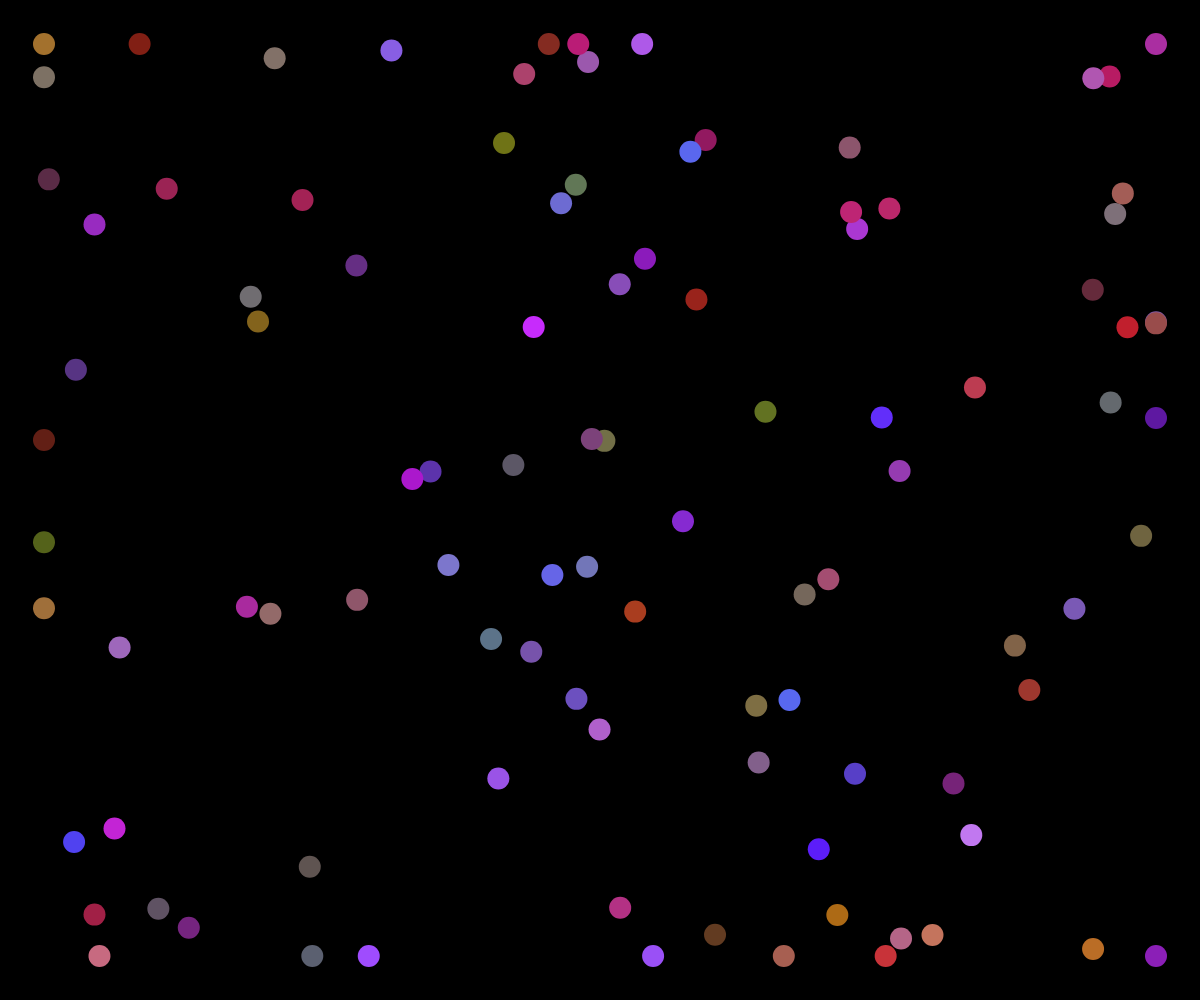
Frame 1 (no input)
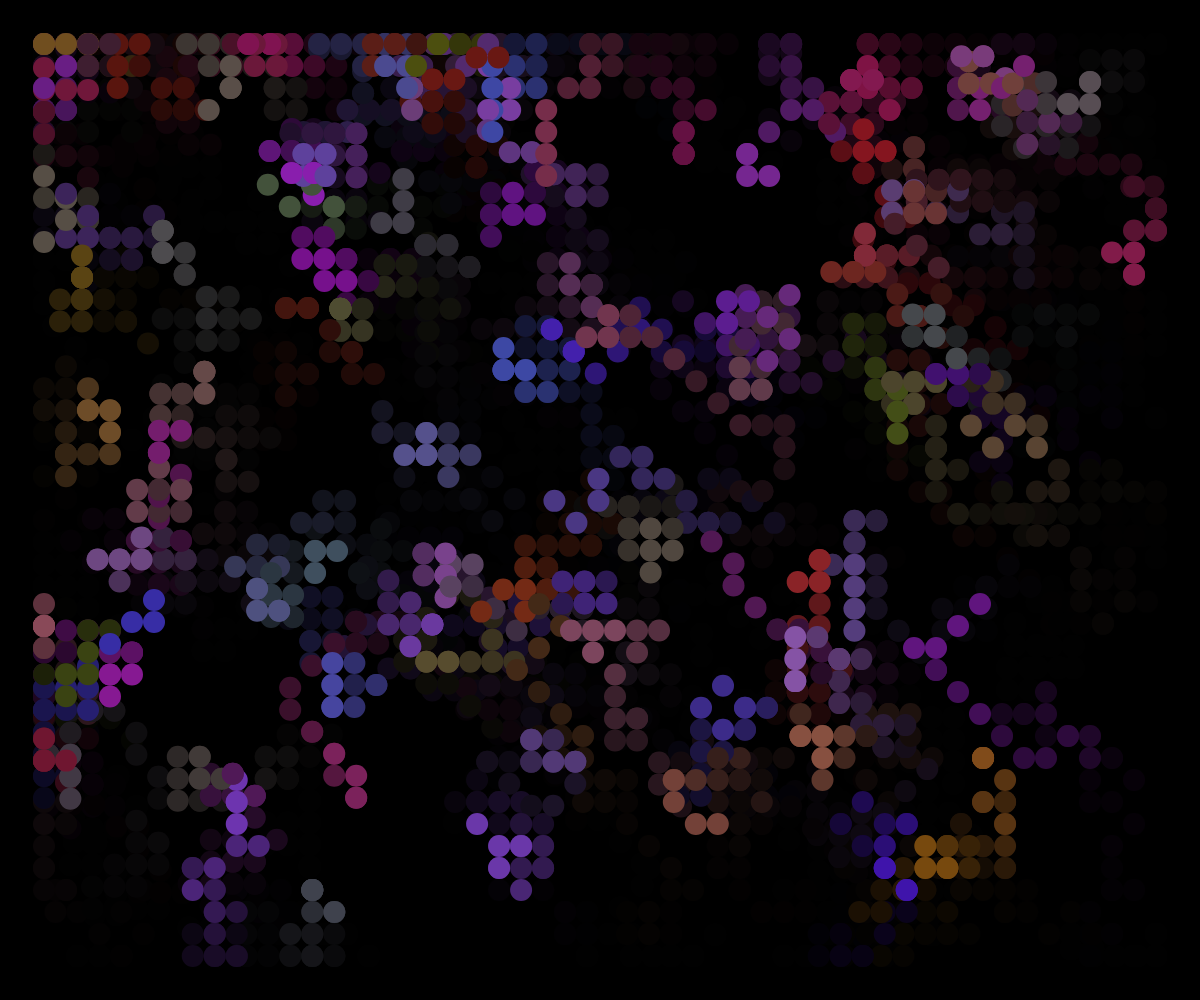
Frame 60 (no input)
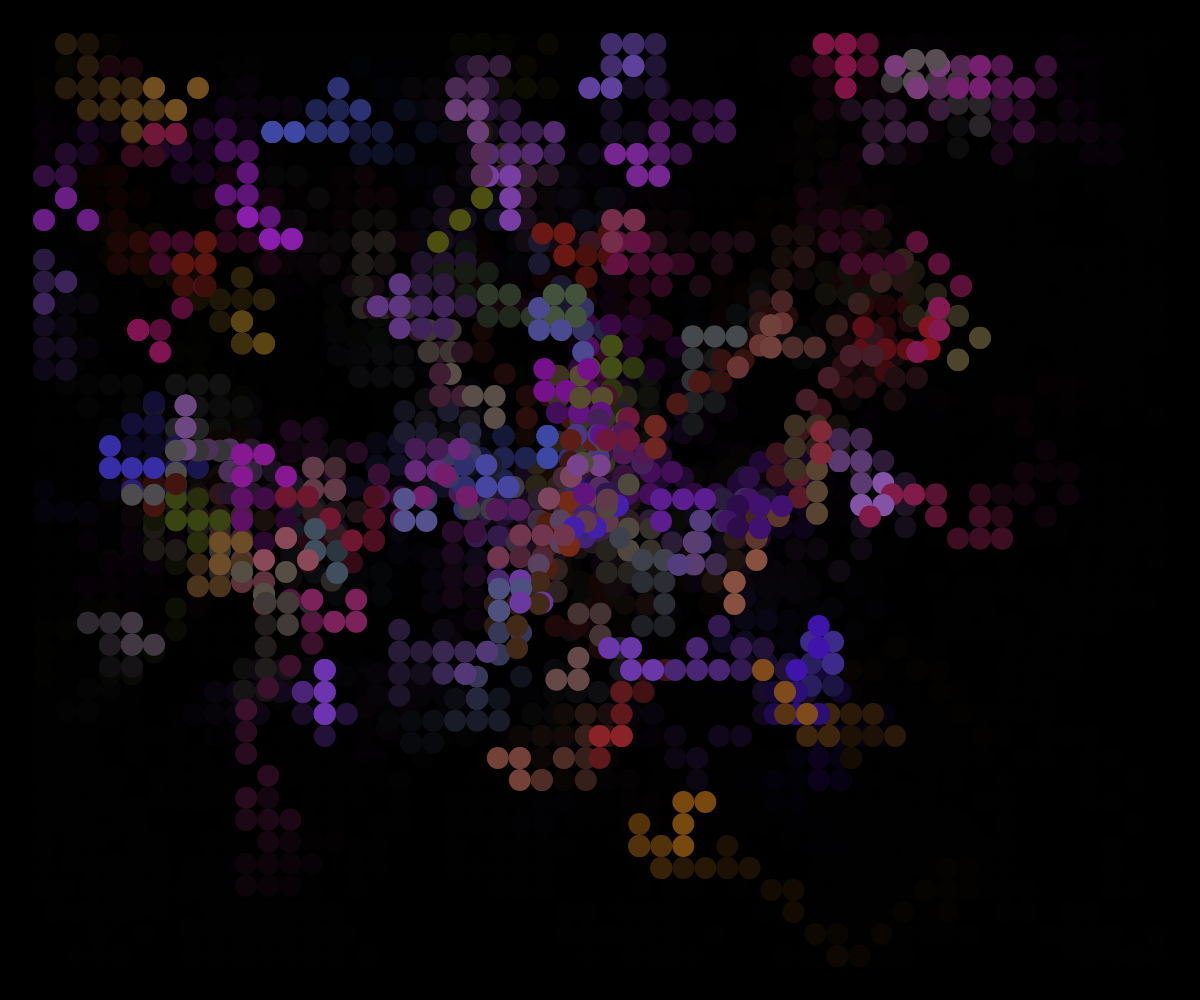
Frame 120 (the mouse pressed at the canvas centre since frame 60)

The p5.js sketch that drew these frames (run headless with seeded random() and noise() and a simulated clock; from frame 60 on, the mouse is pressed at the canvas centre):

// p5.js sketch
// ── sketch.js
let walker;

class Walker {
  constructor(size = 10, transp = 255) {
    this.size = size;
    this.alpha = transp;

    // // center start
    // this.x = width / 2;
    // this.y = height / 2;

    // random start
    this.x = random(0, width);
    this.y = random(0, height);

    this.stepX;
    this.stepY;
    this.r = random(80, 200);
    this.g = random(20, 120);
    this.b = random(20, 255);
  }

  display() {
    stroke(this.r, this.g, this.b, this.alpha);
    strokeWeight(this.size);
    point(this.x, this.y);
  }

  randomWalk() {
    this.stepX = round(random(-1, 1)) * this.size;
    this.stepY = round(random(-1, 1)) * this.size;
  }

  followMouse() {
    this.stepX = 0;
    this.stepY = 0;

    if (this.x < mouseX) {
      this.stepX = this.size;
    } else if (this.x > mouseX) {
      this.stepX = -1 * this.size;
    }

    if (this.y < mouseY) {
      this.stepY = this.size;
    } else if (this.y > mouseY) {
      this.stepY = -1 * this.size;
    }
  }

  step() {
    let r = random(1);
    // A 10% chance of following mouse
    if (r < 0.1) {
      this.followMouse();
    } else {
      this.randomWalk();
    }

    this.x += this.stepX;
    this.y += this.stepY;

    let margin = this.size * 2;

    this.x = constrain(this.x, margin, width - margin);
    this.y = constrain(this.y, margin, height - margin);
  }
}

function makeWalkers(n = 10, size = 10, transp = 25) {
  var Walkers = new Array(n)
  for (var i = 0; i < n; ++i) {
    Walkers[i] = new Walker(size, transp)
  }
  return Walkers
}

function setup() {
  // let canvasWidth = 1920 / 2;
  // let canvasHeight = 1080 / 2;
  let canvasWidth = window.innerWidth;
  let canvasHeight = window.innerHeight;
  createCanvas(canvasWidth, canvasHeight);
  background(0, 0, 0);
  frameRate(60);
  walkers = makeWalkers(100, 22, 255);
}

function draw() {
  for (var i = 0; i < walkers.length; ++i) {
    walkers[i].step();
    walkers[i].display();
  }

  if (frameCount % 4 == 0) {
    background(0, 0, 0, 80);

  }
}

function mouseClicked() {
  background(0, 0, 0, 127);
  // prevent default
  return false;
}
